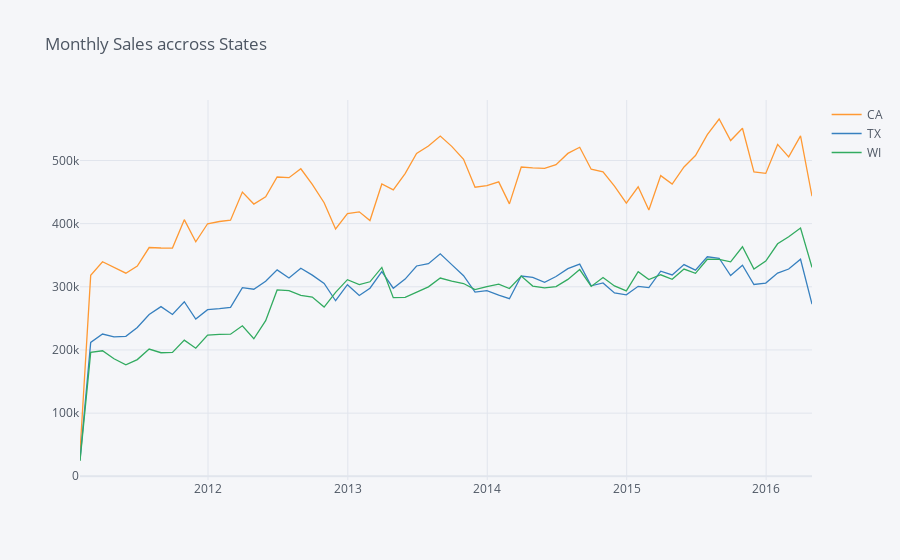

The notebook cell saved with this chart:
### Markdown cell above
Plotting monthly sales time series across the 3 states

### Code cell
state_level = sales_train_validation.groupby("state_id")[date_col].sum().reset_index().set_index('state_id').T
state_level['datum'] = [base + datetime.timedelta(days=x) for x in range(1913)]
state_level.set_index('datum', drop=True, inplace=True)
state_level.sort_index(inplace=True)
state_level.head()
state_month_level = state_level.groupby(pd.Grouper(freq='1M')).sum()
state_month_level.iplot(title = "Monthly Sales accross States")
